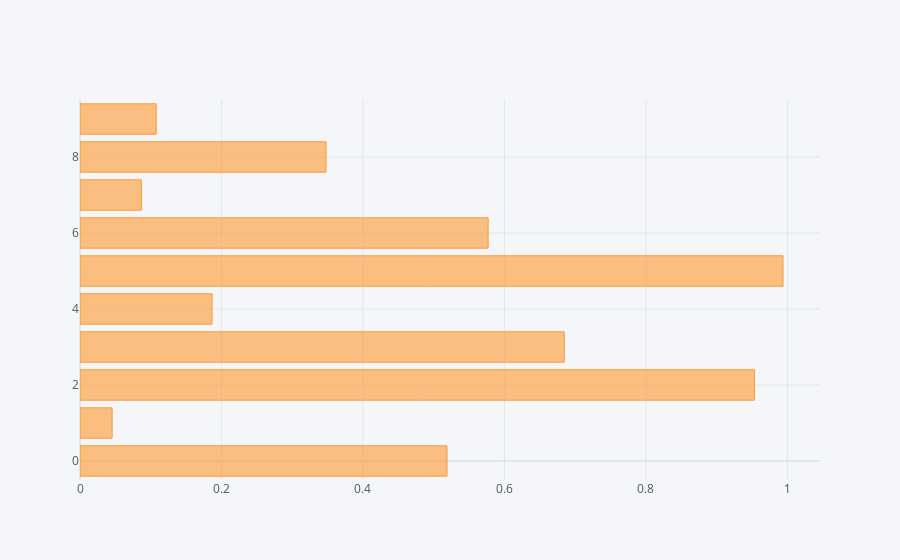

Notebook code for this chart:
### Code cell
df['A'].iplot(kind = 'barh')

### Figure 1 — Plotly figure (JSON) as saved in the notebook; plotly's stock layout.template omitted (floating-point values rounded to 4 significant figures)
{"data": [{"marker": {"color": "rgba(255, 153, 51, 0.6)", "line": {"color": "rgba(255, 153, 51, 1.0)", "width": 1}}, "name": "A", "orientation": "h", "text": "", "type": "bar", "x": [0.5188, 0.04539, 0.9534, 0.6846, 0.1867, 0.9937, 0.5769, 0.08679, 0.3477, 0.1077], "y": [0, 1, 2, 3, 4, 5, 6, 7, 8, 9]}], "layout": {"legend": {"bgcolor": "#F5F6F9", "font": {"color": "#4D5663"}}, "paper_bgcolor": "#F5F6F9", "plot_bgcolor": "#F5F6F9", "title": {"font": {"color": "#4D5663"}}, "xaxis": {"gridcolor": "#E1E5ED", "showgrid": true, "tickfont": {"color": "#4D5663"}, "title": {"font": {"color": "#4D5663"}, "text": ""}, "zerolinecolor": "#E1E5ED"}, "yaxis": {"gridcolor": "#E1E5ED", "showgrid": true, "tickfont": {"color": "#4D5663"}, "title": {"font": {"color": "#4D5663"}, "text": ""}, "zerolinecolor": "#E1E5ED"}}}
